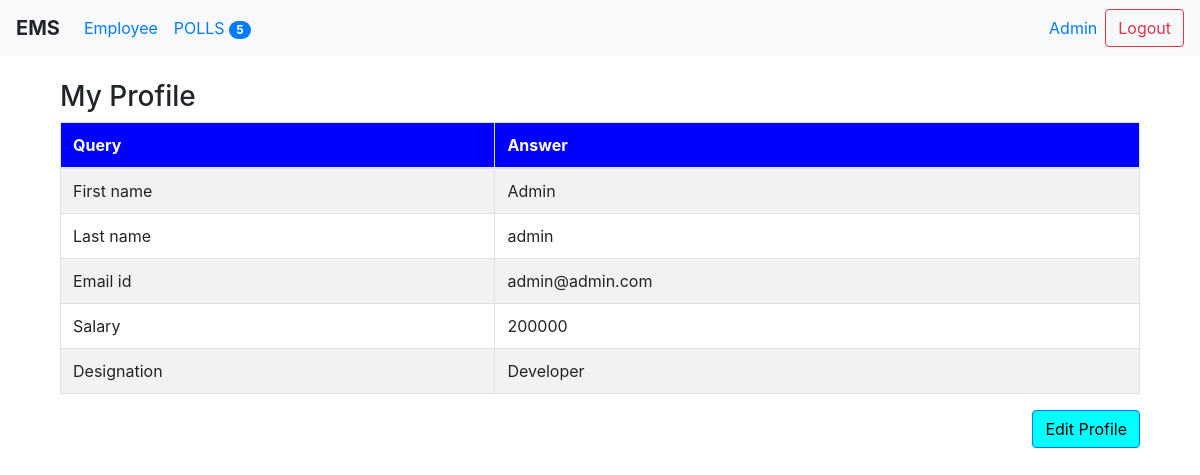
The app's page /profile/ (signed in) with its own data.
### employee/models.py (models this page shows, shortened)
class Profile(models.Model):
    usr = models.OneToOneField(User, on_delete=models.CASCADE)
    designation = models.CharField(max_length=20, null=False, blank=False)
    salary = models.IntegerField(null=True, blank=True)
    class Meta():
        ordering = ('-salary',)

### employee/views.py (the view)
# urls.py: path('profile/', MyProfile.as_view(), name='my_profile'),
class MyProfile(DetailView):
    template_name = 'auth/profile.html'
    def get_object(self):
        return self.request.user.profile

### poll/context_processors.py (called while the page is built)
def polls_count(request):
    c = Question.objects.count()
    return {"count": c}

### poll/templatetags/poll_extras.py (called while the page is built)
def upper(value, n):
    return value.upper()[0:n]

### ems/templates/auth/profile.html
{% extends 'base.html' %}
{% block content %}
    <br>
        {% if user %}
        <div class="container">
        <h3>My Profile</h3>
            <div class="row">
            <div class="col-md-12">
            <table class="table table-bordered table-hover table-striped">
            <thead>
                <tr>
                    <th style="background-color: blue; color: white">Query</th>
                    <th style="background-color: blue; color: white">Answer</th>
                </tr>
            </thead>
            <tbody>
                <tr>
                    <td>First name</td>
                    <td>{{ object.usr.first_name }}</td>
                 </tr>
                <tr>
                    <td>Last name</td>
                    <td>{{ object.usr.last_name }}</td>
                </tr>
                <tr>
                    <td>Email id</td>
                    <td>{{ object.usr.email }}</td>
                </tr>
                <tr>
                    <td>Salary</td>
                    <td>{{ object.salary }}</td>
                </tr>
                <tr>
                    <td>Designation</td>
                    <td>{{ object.designation}}</td>
                </tr>
            </tbody>
            </table>
            </div>
            </div>
         <div class="text-right">
        <a style="background-color: cyan; color: black;" class="btn btn-outline-primary float-right"  href="{% url 'update_profile' %}">Edit Profile</a>
    </div>
        </div>
        {% endif %}
{% endblock content %}

### ems/templates/header.html (shortened to what this page needs)
{% load poll_extras %}
<div class="navbar navbar-expand-lg bg-light">
  <span class="navbar-brand"><b>EMS</b></span>
  <div class="collapse navbar-collapse" id="navbarNav">
    <ul class="navbar-nav">
      <li class="nav-item">
        <a class="nav-link " href="{% url 'employee_list' %}">
            {{ "employee"|capfirst }}
        </a>
      </li>
      <li class="nav-item">
        <a class="nav-link" href="{% url 'polls_list' %}">
            {{"Polls" | upper:5}}
            <span class="badge badge-pill badge-primary">{{ count }}</span>
        </a>
      </li>
    </ul>
  </div>
        <form class="form-inline my-2 my-lg-0" method="POST" action="{% url 'user_logout' %}">
            <a href="{% url 'my_profile' %}">
                <span class="mr-sm-2">{{ request.user.first_name }}</span>
            </a>
            <input type="submit" class="btn btn-outline-danger my-2 my-sm-0" value="Logout">
        </form>
</div>

### records on screen
Profile: usr.first_name "Admin", usr.last_name "admin", usr.email "admin@admin.com", salary "200000", designation "Developer"

### other values on screen
{{ "employee"|capfirst }} "Employee"
{{ "Polls" | upper:5 }} "POLLS"
{{ count }} "5"
{{ request.user.first_name }} "Admin"
